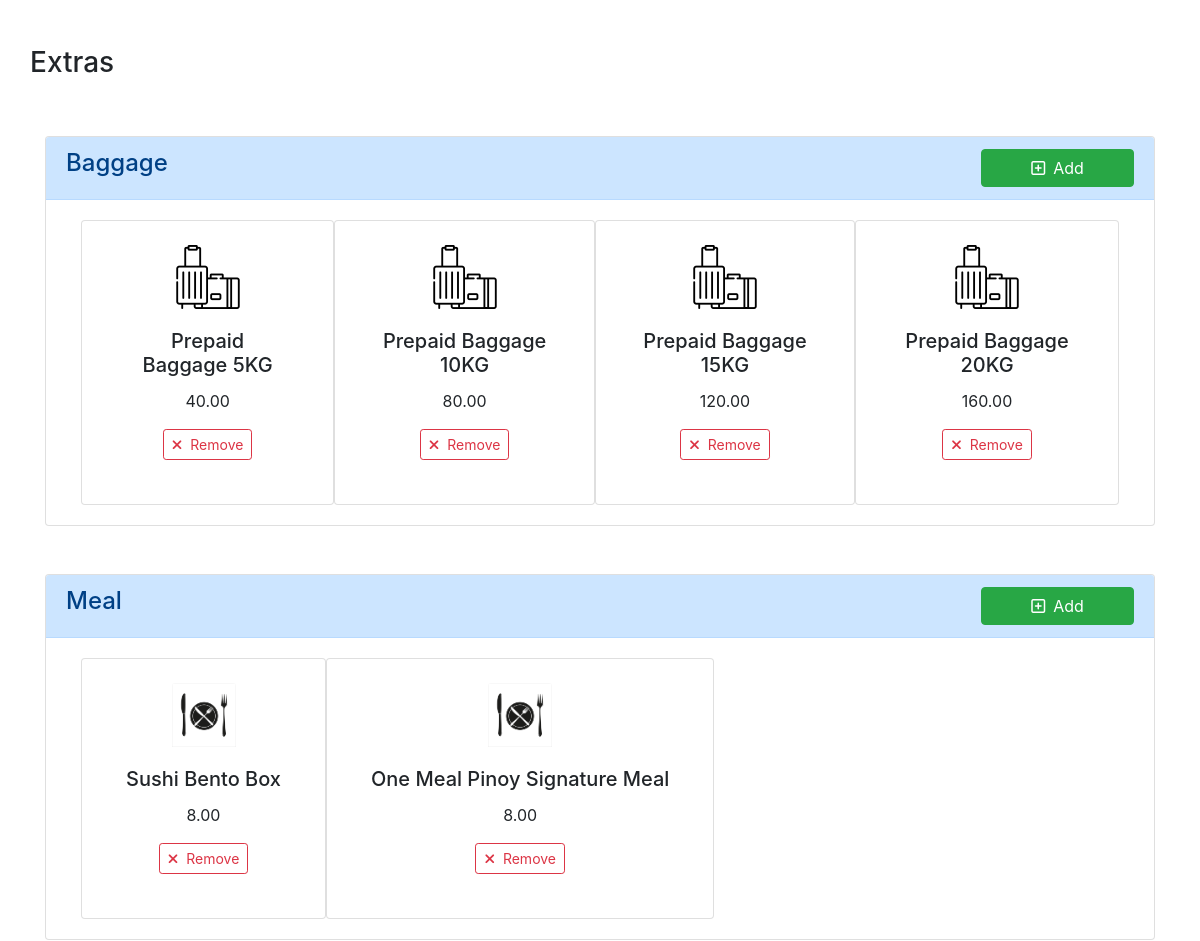
/flights/manage/11111 (signed in, middle part), run on an earlier commit of the app's database.
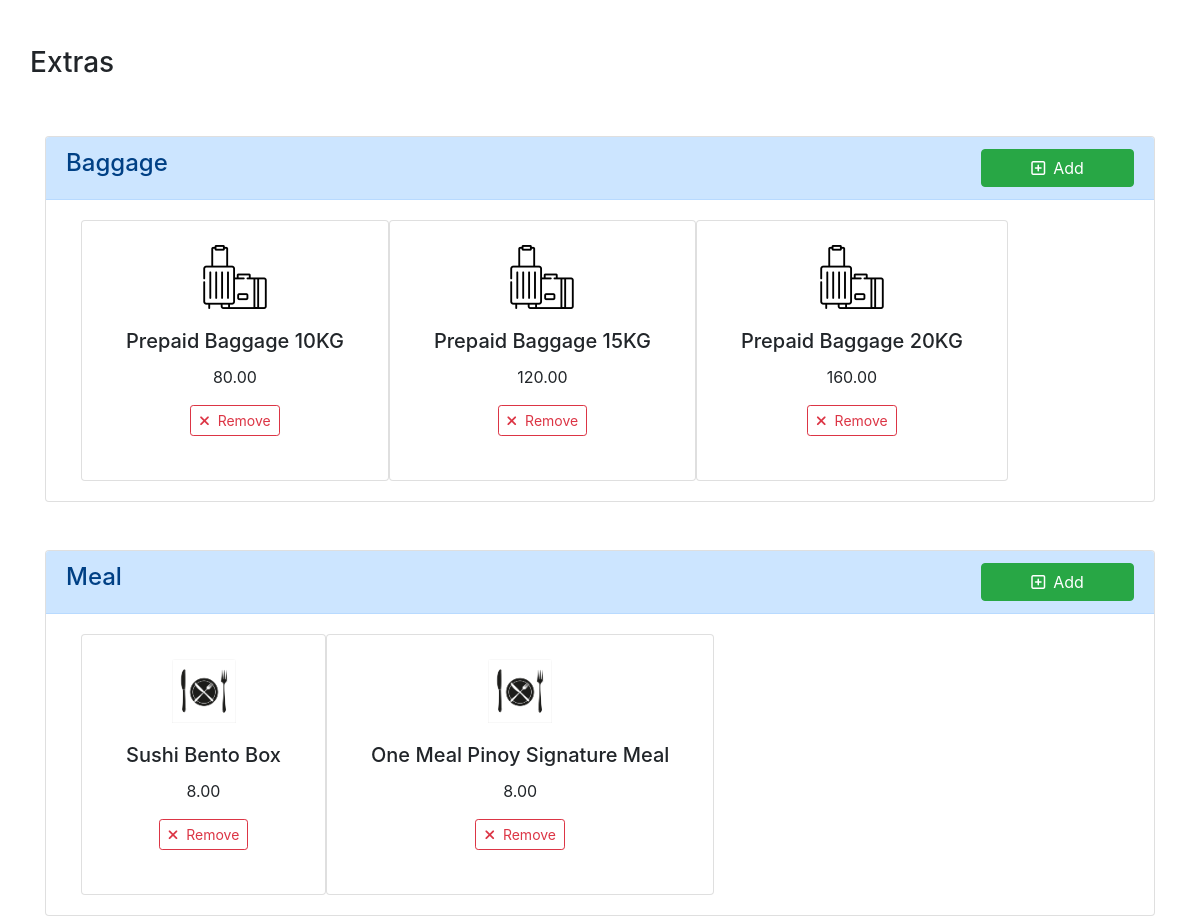
And on a later commit of the database.
### tables this page shows
CREATE TABLE `flight_extra` (
  `id` int(11) NOT NULL,
  `flight_no` varchar(10) NOT NULL,
  `extra_id` int(11) NOT NULL,
  `status` varchar(10) DEFAULT NULL
);

CREATE TABLE `extra` (
  `id` int(11) NOT NULL,
  `type` varchar(50) NOT NULL,
  `name` varchar(50) NOT NULL,
  `description` varchar(100) NOT NULL,
  `price` decimal(10,2) NOT NULL,
  `extra_status` varchar(10) NOT NULL
);

### app/controllers/Flights.php (called while the page is built, shortened)
<?php
class Flights extends Controller{
    public function __construct(){
        $this->flightModel = $this->model('Flight');
        $this->flightFareModel = $this->model('FlightFare');
        $this->flightExtraModel = $this->model('FlightExtra');
    }
    public function manage($num){
        $flight = $this->flightModel->getFlightByNumber($num);
        $flightFares = $this->flightFareModel->getAllFlightFaresByFlight($num);
        $flightExtras = $this->flightExtraModel->getFlightExtrasByFlightNo($num);
        $data = [
            'title' => 'Manage Flight',
            'flight' => $flight,
            'flightFares' => $flightFares,
            'flightExtras' => $flightExtras
        ];
        $this->view("flights/manage", $data);
    }
}

### app/libraries/Core.php (called while the page is built, shortened)
<?php
    class Core{
        protected $currentMethod = 'index';
        public function __construct(){
            $url = $this->getUrl();
            if(file_exists('../app/controllers/'.ucwords($url[0]).'.php')){
                unset($url[0]);
            }
            $this->currentController = new $this->currentController;
            if(isset($url[1])){
                if(method_exists($this->currentController, $url[1])){
                    $this->currentMethod = $url[1];
                    unset($url[1]);
                }
            }
            $this->params = $url ? array_values($url) : [];
            call_user_func_array([$this->currentController, $this->currentMethod], $this->params);
        }
        public function getUrl(){
            if(isset($_GET['url'])){
                $url = rtrim($_GET['url'], '/');
                $url = filter_var($url, FILTER_SANITIZE_URL);
                $url = explode('/',$url);
                return $url;
            }
        }
    }

### app/require.php (called while the page is built, shortened)
<?php
    require_once 'libraries/Core.php';
    require_once 'libraries/Controller.php';
    require_once 'libraries/Database.php';
    $init = new Core();

### public/index.php (called while the page is built)
<?php
require_once '../app/require.php';

### app/libraries/Database.php (called while the page is built, shortened)
<?php
    class Database{
        private $dbHost = DB_HOST;
        private $dbUser = DB_USER;
        private $dbPass = DB_PASS;
        private $dbName = DB_NAME;
        private $statement;
        private $dbHandler;
        public function __construct(){
            $conn = 'mysql:host=' . $this->dbHost . ';dbname=' . $this->dbName;
            $options = array(
                PDO::ATTR_PERSISTENT => true,
                PDO::ATTR_ERRMODE => PDO::ERRMODE_EXCEPTION
            );
            try{
                $this->dbHandler = new PDO($conn, $this->dbUser, $this->dbPass, $options);
            }catch(PDOException $e){
                $this->error = $e->getMessage();
                echo $this->error;
            }
        }
        public function query($sql){
            $this->statement = $this->dbHandler->prepare($sql);
        }
        public function bind($parameter, $value, $type = null){
            switch(is_null($type)){
                default:
                    $type = PDO::PARAM_STR;
            }
            $this->statement->bindValue($parameter, $value, $type);
        }
        public function execute(){
            return $this->statement->execute();
        }
        public function resultSet(){
            $this->execute();
            return $this->statement->fetchAll(PDO::FETCH_OBJ);
        }
        public function single(){
            $this->execute();
            return $this->statement->fetch(PDO::FETCH_OBJ);
        }
    }

### app/models/Flight.php (called while the page is built, shortened)
<?php
class Flight{
    private $db;
    public function __construct(){
        $this->db = new Database();
    }
    public function getFlightByNumber($num){
        $this->db->query("SELECT * from flight WHERE flight_no = :num;");
        $this->db->bind(":num", $num);
        $row = $this->db->single();
        if(is_object($row)){
            return $row;
        }else{
            return false;
        }
    }
}

### app/models/FlightExtra.php (called while the page is built, shortened)
<?php
class FlightExtra{
    private $db;
    public function __construct(){
        $this->db = new Database();
    }
    public function getFlightExtrasByFlightNo($flight_no){
        $this->db->query("SELECT a.`id`, `flight_no`, `extra_id`, b.`type`, b.`name`, b.`description`, b.`price`, a.`status` FROM `flight_extra` a, `extra` b WHERE a.`extra_id` = b.`id` AND `flight_no` = :flight AND `status` = 'active';");
        $this->db->bind(":flight", $flight_no);
        return $this->db->resultSet();
    }
}

### app/views/flights/manage.php (the view, shortened to what this page needs)
<?php
    require APPROOT . '/views/includes/head.php';
?>
<div class="container mt-5">
    <div class="row pb-5">
    </div>
    <div class="row pb-5">
        <h3>Extras</h3>
    </div>
    <div class="row pb-5">
        <div class="col-12">
            <div class="card w-100" >
                <div class="card-header alert-primary">
                    <div class="row justify-content-between">
                        <div class="col-6">
                            <h4>Baggage</h4>
                        </div>
                        <div class="col-2">
                            <a href="<?php echo URLROOT . "/flightExtras/addBaggage/" . $data['flight']->flight_no;?>" class="btn btn-success btn-block"><i class="far fa-plus-square mr-2"></i>Add</a>
                        </div>
                    </div>
                </div>
                <div class="card-body">
                    <div class="col d-flex" style="width:fit-content;">
                        <?php foreach($data['flightExtras'] as $extra):
                                if($extra->type == "Baggage"):
                        ?>
                        <div class="card text-center p-4">
                            <img class="card-img-top m-auto" src="<?php echo URLROOT;?>/public/img/suitcase.png" alt="Card image cap" style="width: 4rem;">
                            <div class="card-body">
                                <h5 class="card-title"><?php echo $extra->name;?></h5>
                                <p class="card-text"><?php echo $extra->price;?></p>
                                <a href="<?php echo URLROOT . '/flightExtras/delete/' . $extra->id;?>" class="btn btn-outline-danger btn-sm"><i class="fas fa-times mr-2"></i>Remove</a>
                            </div>
                        </div>
                        <?php endif; endforeach;?>
                    </div>
                </div>
            </div>
        </div>
    </div>
    <div class="row pb-5">
        <div class="col-12">
            <div class="card w-100" >
                <div class="card-header alert-primary">
                    <div class="row justify-content-between">
                        <div class="col-6">
                            <h4>Meal</h4>
                        </div>
                        <div class="col-2">
                        <a href="<?php echo URLROOT . "/flightExtras/addMeal/" . $data['flight']->flight_no;?>" class="btn btn-success btn-block"><i class="far fa-plus-square mr-2"></i>Add</a>
                        </div>
                    </div>
                </div>
                <div class="card-body">
                    <div class="col d-flex" style="width:fit-content;">
                    <?php foreach($data['flightExtras'] as $extra):
                                if($extra->type == "Meal"):
                        ?>
                        <div class="card text-center p-4">
                            <img class="card-img-top m-auto" src="<?php echo URLROOT;?>/public/img/meal_icon.png" alt="Card image cap" style="width: 4rem;">
                            <div class="card-body">
                                <h5 class="card-title"><?php echo $extra->name;?></h5>
                                <p class="card-text"><?php echo $extra->price;?></p>
                                <a href="<?php echo URLROOT . '/flightExtras/delete/' . $extra->id;?>" class="btn btn-outline-danger btn-sm"><i class="fas fa-times mr-2"></i>Remove</a>
                            </div>
                        </div>
                        <?php endif; endforeach;?>
                    </div>
                </div>
            </div>
        </div>
    </div>
</div>
<?php require APPROOT . '/views/includes/foot.php'; ?>

### app/libraries/Controller.php (shortened to what this page needs)
<?php
    class Controller{
        public function model($model){
            return new $model();
        }
        public function view($view, $data = []){
            if(file_exists('../app/views/'.$view.'.php')){
                require_once '../app/views/'.$view.'.php';
            }else{
                die("View does not exists.");
            }
        }
    }

### app/views/includes/head.php (shortened to what this page needs)
<!DOCTYPE html>
<html lang="en">
<head>
    <link rel="stylesheet" href="https://maxcdn.bootstrapcdn.com/bootstrap/4.0.0/css/bootstrap.min.css">
    <link rel="stylesheet" href="<?php echo URLROOT;?>/public/css/main.css">
</head>
<body>

### app/views/includes/foot.php (shortened to what this page needs)
</body>
</html>

What changed in the data, as far as the page shows it:
removed flight_extra: extra.name "Prepaid Baggage 5KG", extra.price "40.00", shown under "Baggage"
